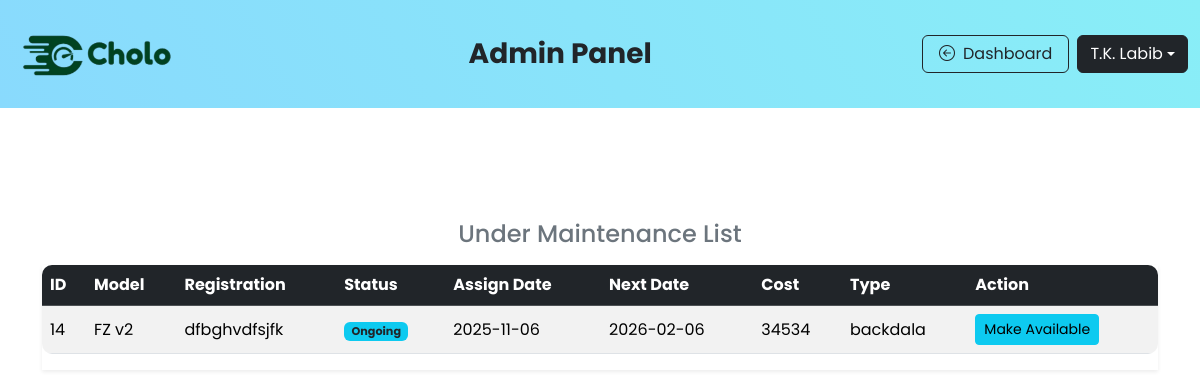
Page /maintenance_list.php (signed in) on the committed database.
### tables this page shows
CREATE TABLE `maintenance` (
  `maintenance_id` int(11) NOT NULL,
  `vehicle_id` int(11) DEFAULT NULL,
  `maintenance_type` varchar(50) NOT NULL,
  `description` varchar(200) NOT NULL,
  `cost` int(11) NOT NULL,
  `maintenance_date` date NOT NULL,
  `next_date` date NOT NULL,
  `main_status` varchar(20) NOT NULL DEFAULT 'Ongoing'
);

CREATE TABLE `vehicle` (
  `vehicle_id` int(11) NOT NULL,
  `license` varchar(50) NOT NULL,
  `model` varchar(50) NOT NULL,
  `type` enum('Car','Bus','Truck','Motorcycle') NOT NULL DEFAULT 'Car',
  `year` int(4) NOT NULL,
  `color` varchar(50) NOT NULL,
  `seat_capacity` int(11) NOT NULL,
  `status` enum('Unassigned','Available','Booked','Under Maintenance') NOT NULL DEFAULT 'Unassigned',
  `cost_per_day` int(11) NOT NULL,
  `description` varchar(255) NOT NULL,
  `driver_id` int(11) DEFAULT NULL
);

### maintenance_list.php (the view, shortened to what this page needs)
<!DOCTYPE html>
<html lang="en">
<head>
<?php
    include('admin_navbar.php');
?>
</head>
<?php
$db = connection();
?>
<div class="container">
  <h4 class="text-center text-secondary m-3">Under Maintenance List</h4>
  <div class="table-responsive shadow-sm">
    <table class="table table-striped table-hover align-middle">
      <thead class="table-dark">
        <tr>
          <th>ID</th>
          <th>Model</th>
          <th>Registration</th>
          <th>Status</th>
          <th>Assign Date</th>
          <th>Next Date</th>
          <th>Cost</th>
          <th>Type</th>
          <th>Action</th>
        </tr>
      </thead>
      <tbody>
        <?php
        $sql = "SELECT v.vehicle_id,v.model,v.type,v.license,m.main_status,
                       m.maintenance_date,m.next_date,m.cost,m.maintenance_type
                FROM vehicle v
                JOIN maintenance m USING(vehicle_id)
                WHERE m.main_status='Ongoing'
                ORDER BY v.vehicle_id DESC";
        $result = $db->query($sql);
        if ($result && $result->num_rows > 0) {
          while ($b = $result->fetch_assoc()) {
            echo "<tr>
              <td>{$b['vehicle_id']}</td>
              <td>{$b['model']}</td>
              <td>{$b['license']}</td>
              <td><span class='badge bg-info text-dark'>{$b['main_status']}</span></td>
              <td>{$b['maintenance_date']}</td>
              <td>{$b['next_date']}</td>
              <td>{$b['cost']}</td>
              <td>{$b['maintenance_type']}</td>
              <td><a class='btn btn-info btn-sm' href='make_available.php?vehicle_id={$b['vehicle_id']}'>Make Available</a></td>
            </tr>";
          }
        } else {
          echo "<tr><td colspan='9' class='text-center text-muted'>No ongoing maintenance found.</td></tr>";
        }
        ?>
      </tbody>
    </table>
  </div>
</div>
</body>
</html>

### css/style.css (style rules this page uses)
:root { --theme: rgb(183, 237, 252); --theme-dark: #0cbcf2; --theme-light: #baf0ff; --theme-text: #131515; }
.table { background-color: #fff; border-radius: 10px; overflow: hidden; }
body { font-family: 'Poppins', sans-serif; }
.badge { font-size: 0.7rem; }
.btn { transition: all 0.3s ease; }

### rows in the picture
maintenance: vehicle.vehicle_id "14", vehicle.model "FZ v2", vehicle.license "dfbghvdfsjfk", main_status "Ongoing", maintenance_date "2025-11-06", next_date "2026-02-06", cost "34534", maintenance_type "backdala"

### other values in the picture
$_SESSION['name'] "T.K. Labib"
